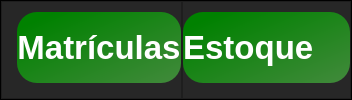
         <widget class="QFrame" name="frame_3">
          <property name="styleSheet">
           <string notr="true">background-color: qlineargradient(spread:pad, x1:0, y1:0, x2:1, y2:0, stop:0 rgba(37, 37, 37, 255), stop:1 rgba(68, 68, 68, 255));</string>
          </property>
          <property name="frameShape">
           <enum>QFrame::StyledPanel</enum>
          </property>
          <property name="frameShadow">
           <enum>QFrame::Raised</enum>
          </property>
          <layout class="QHBoxLayout" name="horizontalLayout">
           <property name="spacing">
            <number>0</number>
           </property>
           <property name="leftMargin">
            <number>0</number>
           </property>
           <property name="topMargin">
            <number>0</number>
           </property>
           <property name="rightMargin">
            <number>0</number>
           </property>
           <property name="bottomMargin">
            <number>0</number>
           </property>
           <item>
            <widget class="QFrame" name="frame_7">
             <property name="maximumSize">
              <size>
               <width>16777215</width>
               <height>175</height>
              </size>
             </property>
             <property name="styleSheet">
              <string notr="true">background-color: rgb(39, 39, 39);</string>
             </property>
             <property name="frameShape">
              <enum>QFrame::StyledPanel</enum>
             </property>
             <property name="frameShadow">
              <enum>QFrame::Raised</enum>
             </property>
             <layout class="QHBoxLayout" name="horizontalLayout_4">
              <property name="spacing">
               <number>0</number>
              </property>
              <property name="leftMargin">
               <number>15</number>
              </property>
              <property name="topMargin">
               <number>10</number>
              </property>
              <property name="rightMargin">
               <number>0</number>
              </property>
              <property name="bottomMargin">
               <number>15</number>
              </property>
              <item>
               <widget class="QPushButton" name="botao_matriculas">
                <property name="maximumSize">
                 <size>
                  <width>320</width>
                  <height>220</height>
                 </size>
                </property>
                <property name="font">
                 <font>
                  <family>Segoe UI</family>
                  <pointsize>25</pointsize>
                  <weight>75</weight>
                  <italic>false</italic>
                  <bold>true</bold>
                  <underline>false</underline>
                  <strikeout>false</strikeout>
                  <kerning>true</kerning>
                 </font>
                </property>
                <property name="cursor">
                 <cursorShape>ArrowCursor</cursorShape>
                </property>
                <property name="layoutDirection">
                 <enum>Qt::LeftToRight</enum>
                </property>
                <property name="styleSheet">
                 <string notr="true">
QPushButton{
background-color: qlineargradient(spread:pad, x1:0, y1:0.017, x2:1, y2:1, stop:0.113636 rgba(0, 129, 0, 255), stop:1 rgba(66, 138, 60, 255));
border-radius:20px;
  text-align: center;
  color: #ffffff;
}

QPushButton:hover{
background-color: green;

}

QPushButton:pressed{
  background-color: #3e8e41;

}</string>
                </property>
                <property name="text">
                 <string>Matrículas</string>
                </property>
                <property name="icon">
                 <iconset>
                  <normaloff>../../Icons/white_versions/output-onlinepngtools (8).png</normaloff>../../Icons/white_versions/output-onlinepngtools (8).png</iconset>
                </property>
                <property name="iconSize">
                 <size>
                  <width>80</width>
                  <height>150</height>
                 </size>
                </property>
                <property name="autoRepeat">
                 <bool>false</bool>
                </property>
               </widget>
              </item>
             </layout>
            </widget>
           </item>
           <item>
            <widget class="QFrame" name="frame_8">
             <property name="minimumSize">
              <size>
               <width>0</width>
               <height>0</height>
              </size>
             </property>
             <property name="maximumSize">
              <size>
               <width>564564</width>
               <height>175</height>
              </size>
             </property>
             <property name="layoutDirection">
              <enum>Qt::LeftToRight</enum>
             </property>
             <property name="styleSheet">
              <string notr="true">background-color: rgb(39, 39, 39);</string>
             </property>
             <property name="frameShape">
              <enum>QFrame::StyledPanel</enum>
             </property>
             <property name="frameShadow">
              <enum>QFrame::Raised</enum>
             </property>
             <layout class="QHBoxLayout" name="horizontalLayout_5">
              <property name="spacing">
               <number>0</number>
              </property>
              <property name="leftMargin">
               <number>0</number>
              </property>
              <property name="topMargin">
               <number>10</number>
              </property>
              <property name="rightMargin">
               <number>0</number>
              </property>
              <property name="bottomMargin">
               <number>15</number>
              </property>
              <item>
               <widget class="QPushButton" name="botao_estoque">
                <property name="maximumSize">
                 <size>
                  <width>320</width>
                  <height>220</height>
                 </size>
                </property>
                <property name="font">
                 <font>
                  <family>Segoe UI</family>
                  <pointsize>25</pointsize>
                  <weight>75</weight>
                  <bold>true</bold>
                 </font>
                </property>
                <property name="styleSheet">
                 <string notr="true">
QPushButton{
background-color: qlineargradient(spread:pad, x1:0, y1:0.017, x2:1, y2:1, stop:0.113636 rgba(0, 129, 0, 255), stop:1 rgba(66, 138, 60, 255));
border-radius:20px;
  text-align: center;
  color: #ffffff;

}

QPushButton:hover{
background-color:green;

}

QPushButton:pressed{
  background-color: #3e8e41;

}</string>
                </property>
                <property name="text">
                 <string>Estoque    </string>
                </property>
                <property name="icon">
                 <iconset>
                  <normaloff>../../Icons/white_versions/output-onlinepngtools (7).png</normaloff>../../Icons/white_versions/output-onlinepngtools (7).png</iconset>
                </property>
                <property name="iconSize">
                 <size>
                  <width>80</width>
                  <height>200</height>
                 </size>
                </property>
               </widget>
              </item>
             </layout>
            </widget>
           </item>
          </layout>
         </widget>
